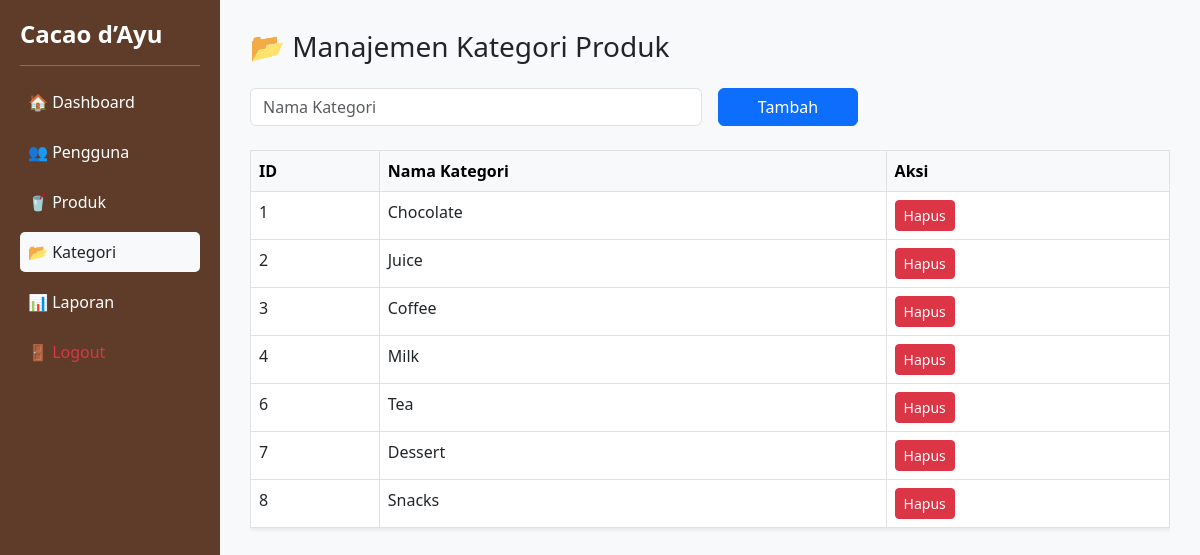
The page /kategori.php (signed in) on the database its author committed.
### tables this page shows
CREATE TABLE `categories` (
  `id` int(11) NOT NULL,
  `name` varchar(50) DEFAULT NULL
);

### src/kategori.php (the view, shortened to what this page needs)
<?php
include 'koneksi.php';
$data = mysqli_query($conn, "SELECT * FROM categories");
?>
<!DOCTYPE html>
<html lang="id">
<head>
  <link href="https://cdn.jsdelivr.net/npm/bootstrap@5.3.0/dist/css/bootstrap.min.css" rel="stylesheet">
</head>
<body>
<div class="sidebar" id="sidebar">
  <h4>Cacao d’Ayu</h4>
  <hr class="text-white">
  <a href="dashboard.php">🏠 Dashboard</a>
  <a href="users.php">👥 Pengguna</a>
  <a href="produk.php">🥤 Produk</a>
  <a href="kategori.php" class="bg-light text-dark">📂 Kategori</a>
  <a href="laporan.php">📊 Laporan</a>
  <a href="logout.php" class="text-danger">🚪 Logout</a>
</div>
<div class="main">
  <h3 class="mb-4">📂 Manajemen Kategori Produk</h3>
  <form method="post" class="row g-3 mb-4">
    <div class="col-12 col-md-6">
      <input type="text" name="name" class="form-control" placeholder="Nama Kategori" required>
    </div>
    <div class="col-12 col-md-2">
      <button type="submit" name="add" class="btn btn-primary w-100">Tambah</button>
    </div>
  </form>
  <div class="table-responsive">
    <table class="table table-bordered table-hover bg-white shadow-sm">
      <thead class="table-light">
        <tr><th>ID</th><th>Nama Kategori</th><th>Aksi</th></tr>
      </thead>
      <tbody>
        <?php while ($k = mysqli_fetch_assoc($data)) { ?>
          <tr>
            <td><?= $k['id'] ?></td>
            <td><?= $k['name'] ?></td>
            <td>
              <a href="?delete=<?= $k['id'] ?>" class="btn btn-sm btn-danger" onclick="return confirm('Hapus kategori ini?')">Hapus</a>
            </td>
          </tr>
        <?php } ?>
      </tbody>
    </table>
  </div>
</div>
</body>
</html>

### src/kategori.php (style rules this page uses)
body { margin: 0; font-family: 'Segoe UI', sans-serif; background-color: #f8f9fa; }
.sidebar { height: 100vh; background-color: #5e3c29; color: #fff; padding: 20px; position: fixed; width: 220px; top: 0; left: 0; z-index: 1000; }
.sidebar h4 { font-weight: bold; }
.sidebar a { color: #fff; display: block; margin-bottom: 10px; text-decoration: none; border-radius: 5px; padding: 8px; }
.main { margin-left: 220px; padding: 30px; transition: margin-left 0.3s ease; }

### rows shown on the page
categories: id "1", name "Chocolate"
categories: id "2", name "Juice"
categories: id "3", name "Coffee"
categories: id "4", name "Milk"
categories: id "6", name "Tea"
categories: id "7", name "Dessert"
categories: id "8", name "Snacks"
